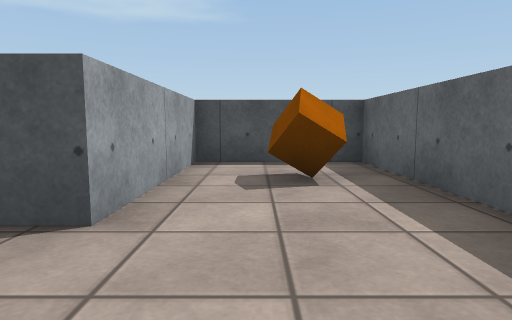
[1] (above)

18 first-person views from a walk through a scene from a Unity 3-D project. The camera is 0.6 m above the floor, tilts 6° down and sees 75° across. The floor is counted in squares, 1 m on a side. Each view is taken from the middle of a square. On the plan, view 1 faces up. The plan holds only what a view shows up to about 9 squares ahead; the rest is blank. The player character is not drawn. Surface patterns are stand-ins for the level's own textures.

[2]
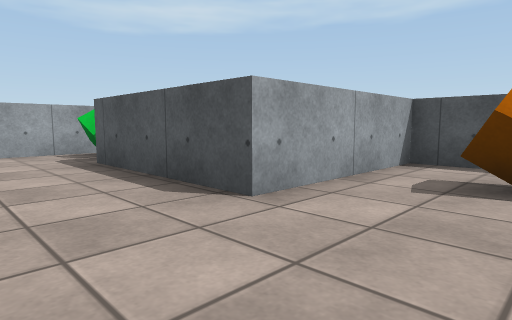

[3]
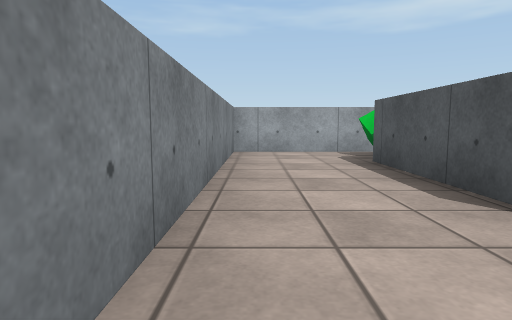

[4]
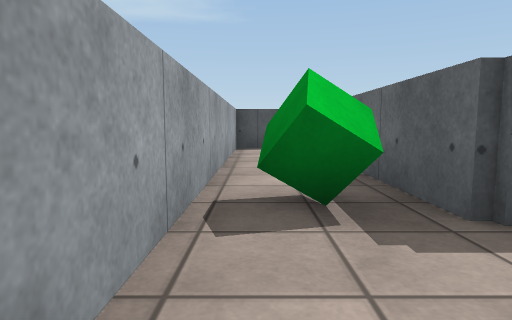

[5]
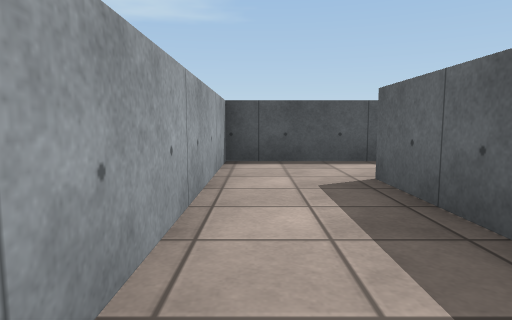

[6]
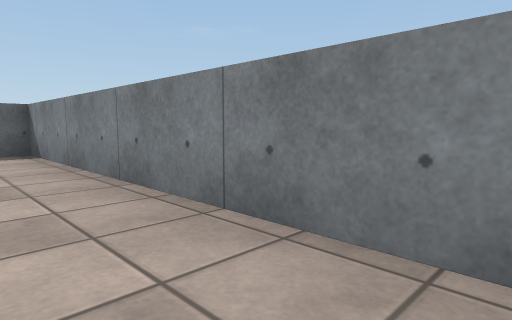

[7]
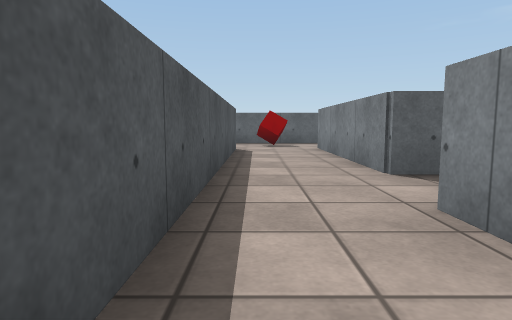

[8]
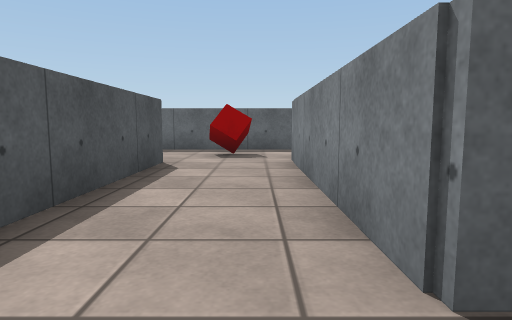

[9]
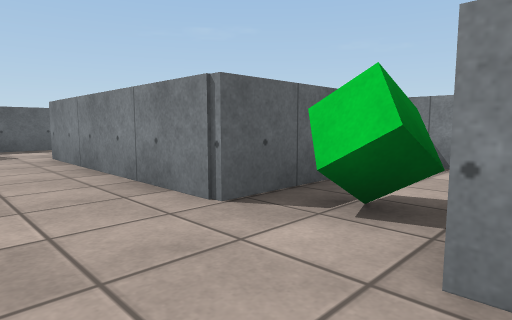

[10]
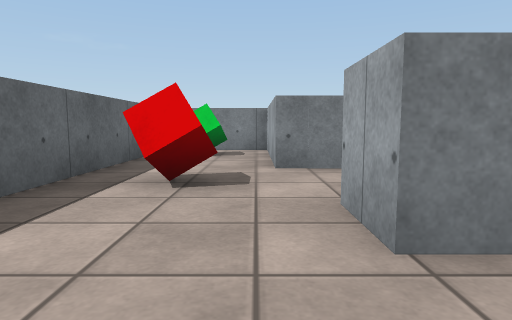

[11]
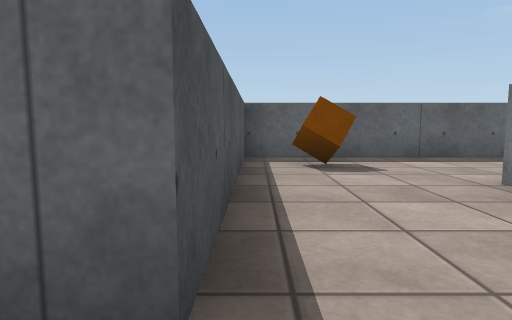

[12]
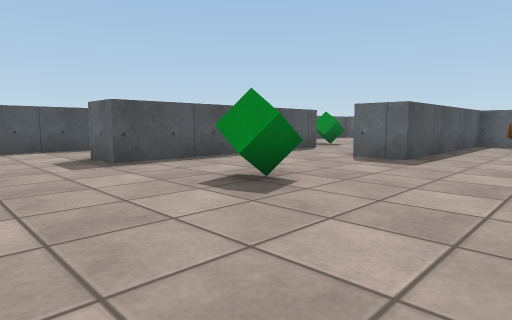

[13]
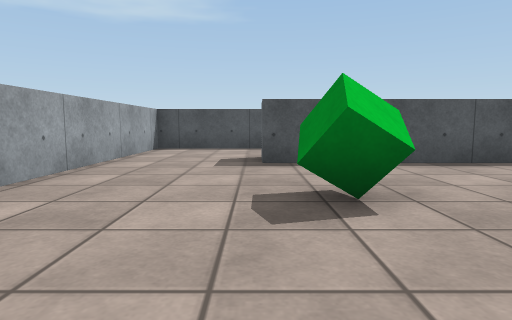

[14]
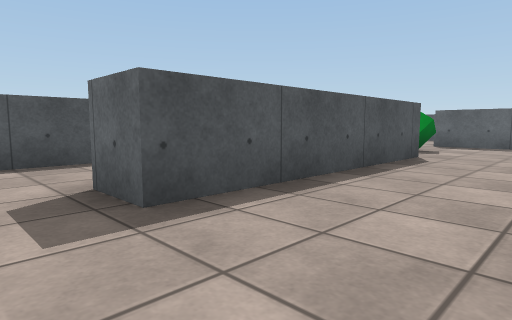

[15]
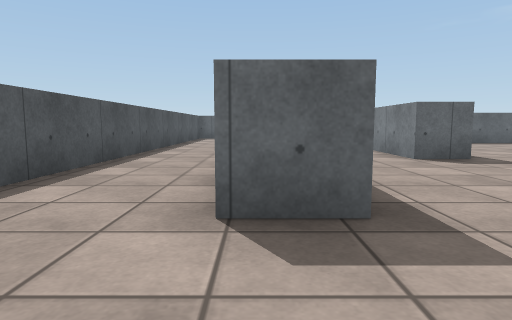

[16]
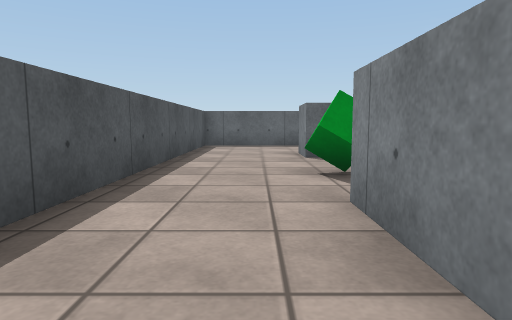

[17]
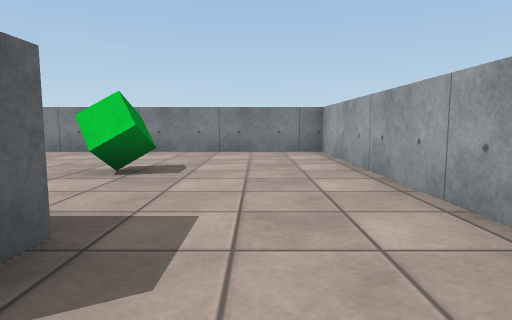

[18]
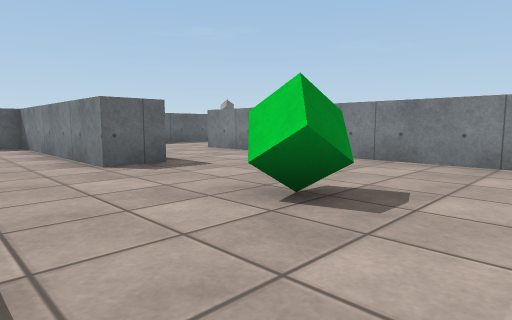

### Floor plan
Ten units are one square. View 1 is at (0, 0); x grows to the right and y downward. Boxes are objects, and circles mark ways between rooms. Rooms are numbered by the first view taken in them; rooms with no view inside come last. Other rooms are left out.
<svg viewBox="-70 -190 141 200">
<path fill="none" stroke="#000" d="M-44 -67 -36 -67M-35 -85 -65 -85 -65 5 17 5 17 0M17 -21 17 -54 -10 -54 -10 -19 -47 -19 -47 -68M24 -85 -35 -85M-20 -49 -20 -64 27 -64 27 -29 40 -29M51 -48 51 -85M-28 -29 -21 -29M-1 -163 16 -163M16 -153 -39 -153 -39 -164M51 -85 51 -122 -1 -122 -1 -132 51 -132 51 -161 61 -161M66 -185 -65 -185 -65 -95 24 -95 24 -85"/>
<rect x="-65" y="-25" width="10" height="10" fill="#bbb"><title>green cube</title></rect>
<rect x="5" y="-45" width="10" height="10" fill="#bbb"><title>orange cube</title></rect>
<rect x="-35" y="-65" width="10" height="10" fill="#bbb"><title>green cube</title></rect>
<rect x="35" y="-45" width="10" height="10" fill="#bbb"><title>green cube</title></rect>
<rect x="35" y="-85" width="10" height="10" fill="#bbb"><title>red cube</title></rect>
<rect x="-35" y="-135" width="10" height="10" fill="#bbb"><title>green cube</title></rect>
<rect x="25" y="-165" width="10" height="10" fill="#bbb"><title>green cube</title></rect>
<rect x="35" y="-115" width="10" height="10" fill="#bbb"><title>orange cube</title></rect>
<circle cx="-40" cy="-75" r="3" fill="#2a7"/>
<circle cx="35" cy="-90" r="3" fill="#2a7"/>
<text x="-50" y="-30">1</text>
<text x="10" y="-70">2</text>
<text x="-10" y="-140">3</text>
</svg>
Room 1 opens to room 2. Room 2 opens to room 3.

Where each view was taken, in squares from view 1:
view 1: 0 up, 0 right, facing up
view 2: 0 up, 1 right, facing up-left
view 3: 0 up, 1 right, facing left
view 4: 0 up, 6 left, facing up
view 5: 3 up, 6 left, facing up
view 6: 1 up, 6 left, facing down-right
view 7: 8 up, 6 left, facing right
view 8: 7 up, 3 left, facing right
view 9: 8 up, 4 left, facing down-right
view 10: 11 up, 3 right, facing down
view 11: 12 up, 1 left, facing right
view 12: 10 up, 6 left, facing up-right
view 13: 10 up, 4 left, facing up
view 14: 13 up, 5 left, facing up-right
view 15: 16 up, 6 left, facing right
view 16: 17 up, 1 left, facing right
view 17: 17 up, 5 left, facing down
view 18: 15 up, 5 left, facing down-right
